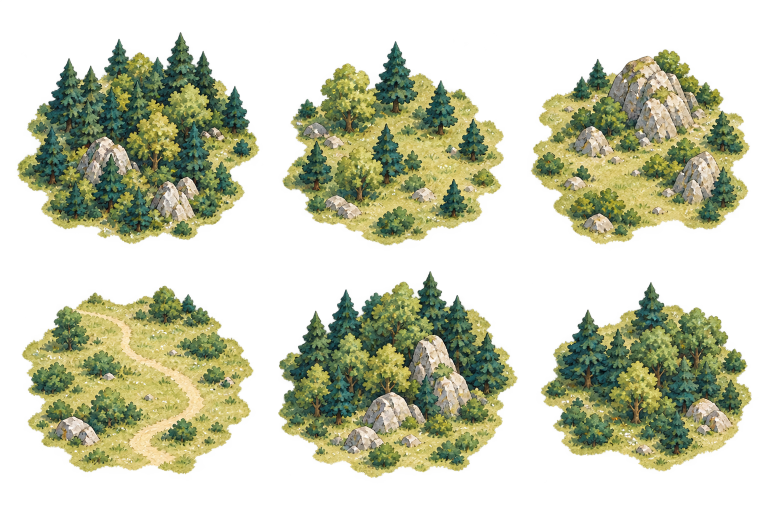
#> input picture assets/terrain/source-sheets/watercolor-land-decoration-six-source.png, 1536 x 1024 px, found by its file name (shown at 1/2 size)
$ python slice_land_details.py
#> lines starting #> are read from the running program, lines starting #| are printed output that depends on the picture
from pathlib import Path

from PIL import Image


ROOT = Path(__file__).resolve().parents[1]
SOURCE = ROOT / "assets/terrain/source-sheets/watercolor-land-decoration-six-source.png"
OUTPUT = ROOT / "assets/terrain/land-details"
NAMES = [
    "dense-forest",
    "sparse-grove",
    "rocky-grassland",
    "meadow-trail",
    "forest-boulders",
    "woodland-thicket",
]


def main() -> None:
    image = Image.open(SOURCE).convert("RGBA")
#> image is the input picture: PIL image 1536x1024 RGBA; mean R, G, B, A 113.3, 117.9, 70.1, 115.8
    if image.size != (1536, 1024):
        raise SystemExit(f"unexpected source size: {image.size}")
    OUTPUT.mkdir(parents=True, exist_ok=True)
    for index, name in enumerate(NAMES):
        col, row = index % 3, index // 3
        tile = image.crop((col * 512, row * 512, (col + 1) * 512, (row + 1) * 512))
        alpha = tile.getchannel("A").point(lambda value: 0 if value < 10 else value)
        tile.putalpha(alpha)
        tile.save(OUTPUT / f"watercolor-land-detail-{index}-{name}.png", optimize=True)
#> this loop made 6 passes
#> pass 1, in main, `tile = image.crop((col * 512, row * 512, (col + 1) * 512, (row + 1) * ..`:
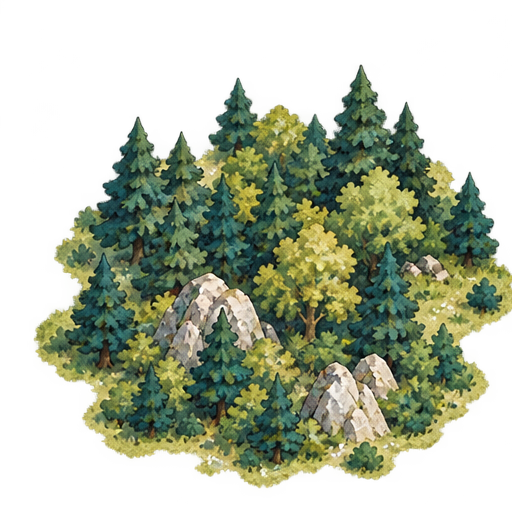
#> tile: PIL image 512x512 RGBA; mean R, G, B, A 87.2, 99.1, 62.7, 128.4; transparent parts drawn white
#> pass 1, in main, `alpha = tile.getchannel("A").point(lambda value: 0 if value < 10 else ..`:
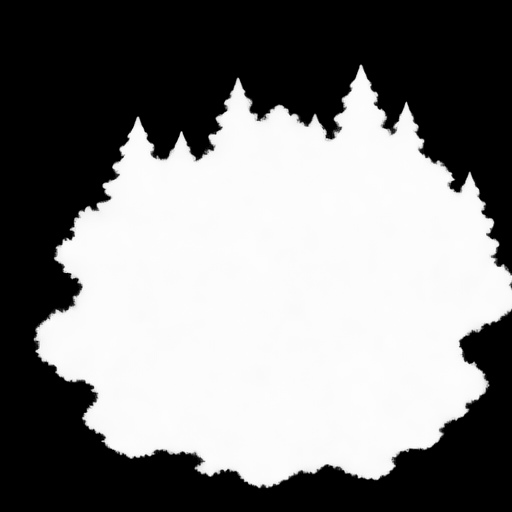
#> alpha: PIL image 512x512 L; min 0, max 254, mean 128.3
#> pass 2, in main, `tile = image.crop((col * 512, row * 512, (col + 1) * 512, (row + 1) * ..`:
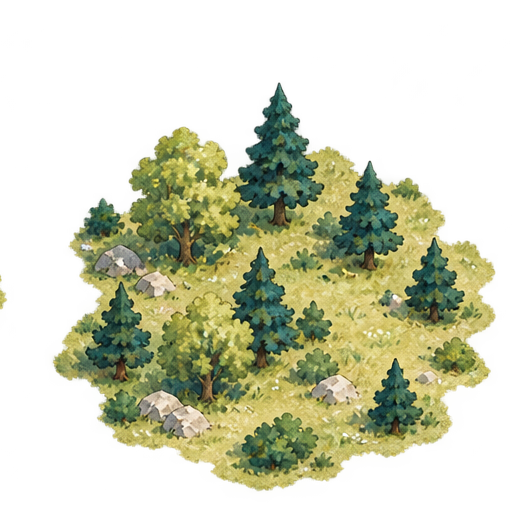
#> tile: PIL image 512x512 RGBA; mean R, G, B, A 107.9, 113.2, 65.9, 108.8; transparent parts drawn white
#> after the loop:
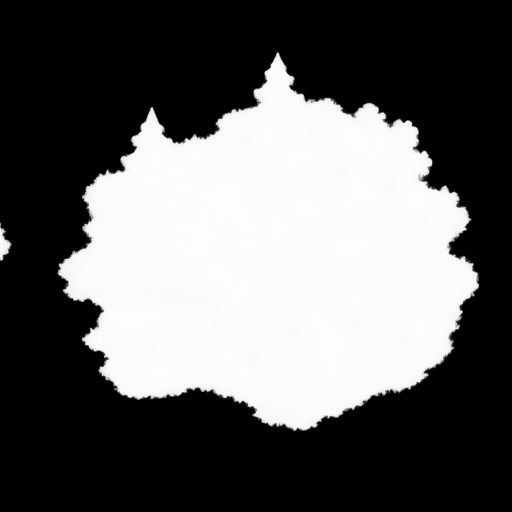
#> alpha: PIL image 512x512 L; min 0, max 253, mean 97.6
#> after the loop:
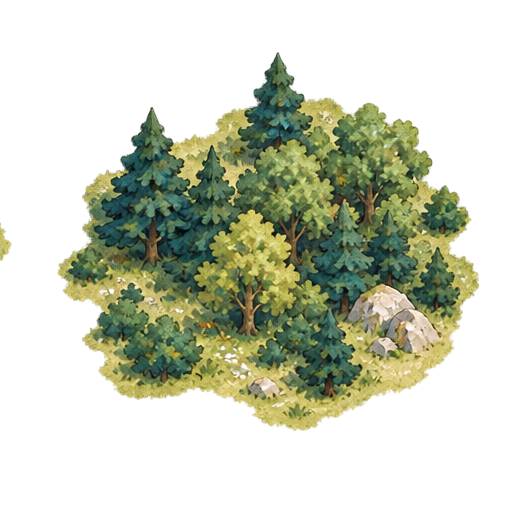
#> tile: PIL image 512x512 RGBA; mean R, G, B, A 109.2, 114.5, 66.3, 97.6; transparent parts drawn white
    print(f"wrote {len(NAMES)} land-detail sprites to {OUTPUT}")


if __name__ == "__main__":
    main()

$ run again, with assets/terrain/source-sheets/watercolor-coast-six-source.png copied over assets/terrain/source-sheets/watercolor-land-decoration-six-source.png
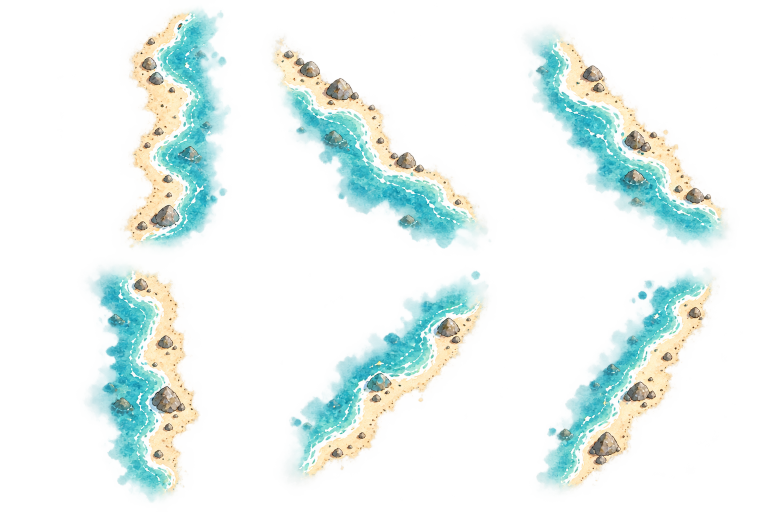
#> input picture assets/terrain/source-sheets/watercolor-coast-six-source.png, 1536 x 1024 px, found by its file name (shown at 1/2 size)
#> in main, image is the input picture: PIL image 1536x1024 RGBA; mean R, G, B, A 93.3, 118.2, 110.2, 53.2
#> after the loop in main, `for index, name in enumerate(NAMES):`:
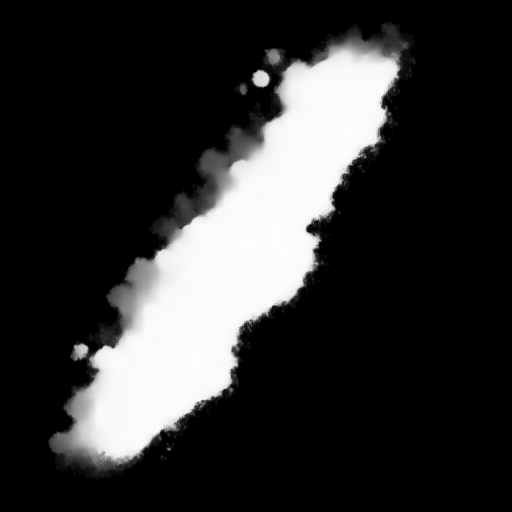
#> alpha: PIL image 512x512 L; min 0, max 253, mean 49.3
#> after the loop in main, `for index, name in enumerate(NAMES):`:
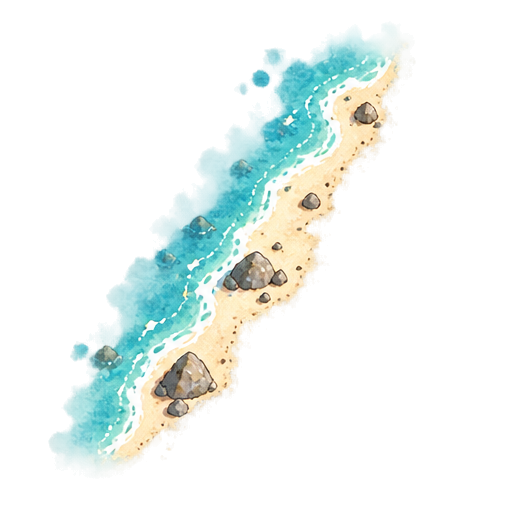
#> tile: PIL image 512x512 RGBA; mean R, G, B, A 93.4, 116.5, 107.9, 49.3; transparent parts drawn white

$ run again, with assets/terrain/source-sheets/wwii-pacific-landmarks.png copied over assets/terrain/source-sheets/watercolor-land-decoration-six-source.png
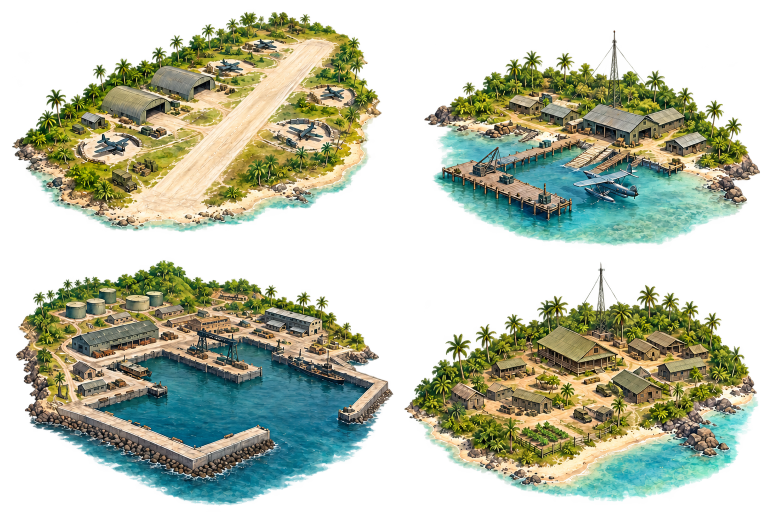
#> input picture assets/terrain/source-sheets/wwii-pacific-landmarks.png, 1536 x 1024 px, found by its file name (shown at 1/2 size)
#> in main, image is the input picture: PIL image 1536x1024 RGBA; mean R, G, B, A 101.9, 117.7, 83.7, 136.5
#> after the loop in main, `for index, name in enumerate(NAMES):`:
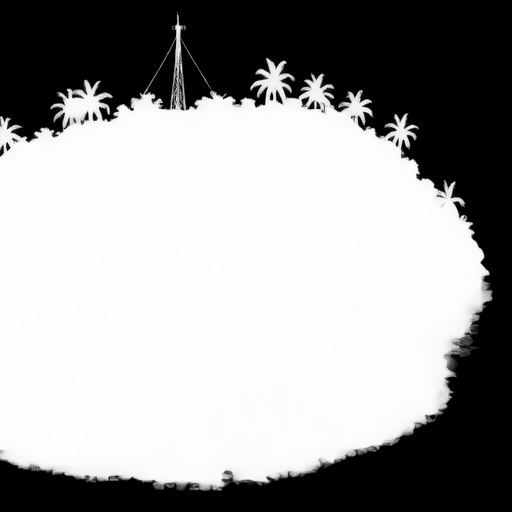
#> alpha: PIL image 512x512 L; min 0, max 254, mean 157.3
#> after the loop in main, `for index, name in enumerate(NAMES):`:
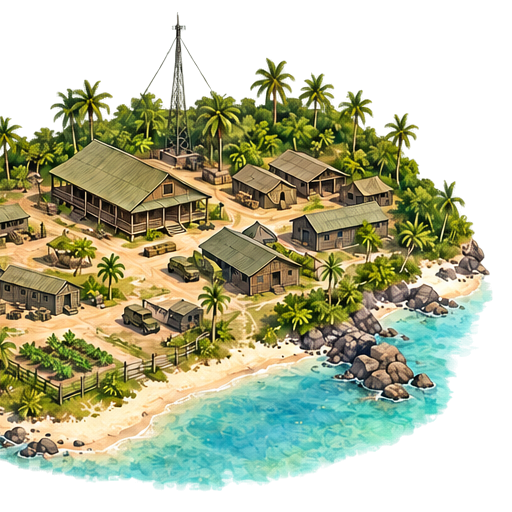
#> tile: PIL image 512x512 RGBA; mean R, G, B, A 123.1, 139.4, 96.8, 157.3; transparent parts drawn white
